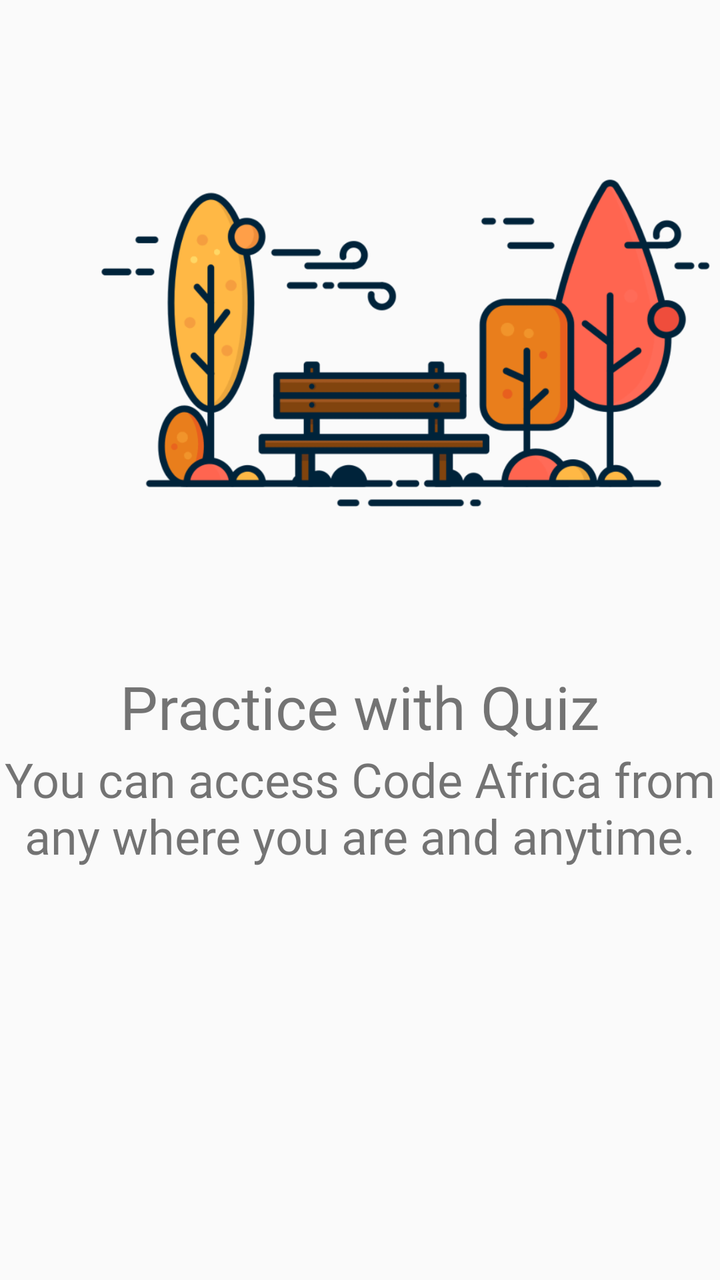
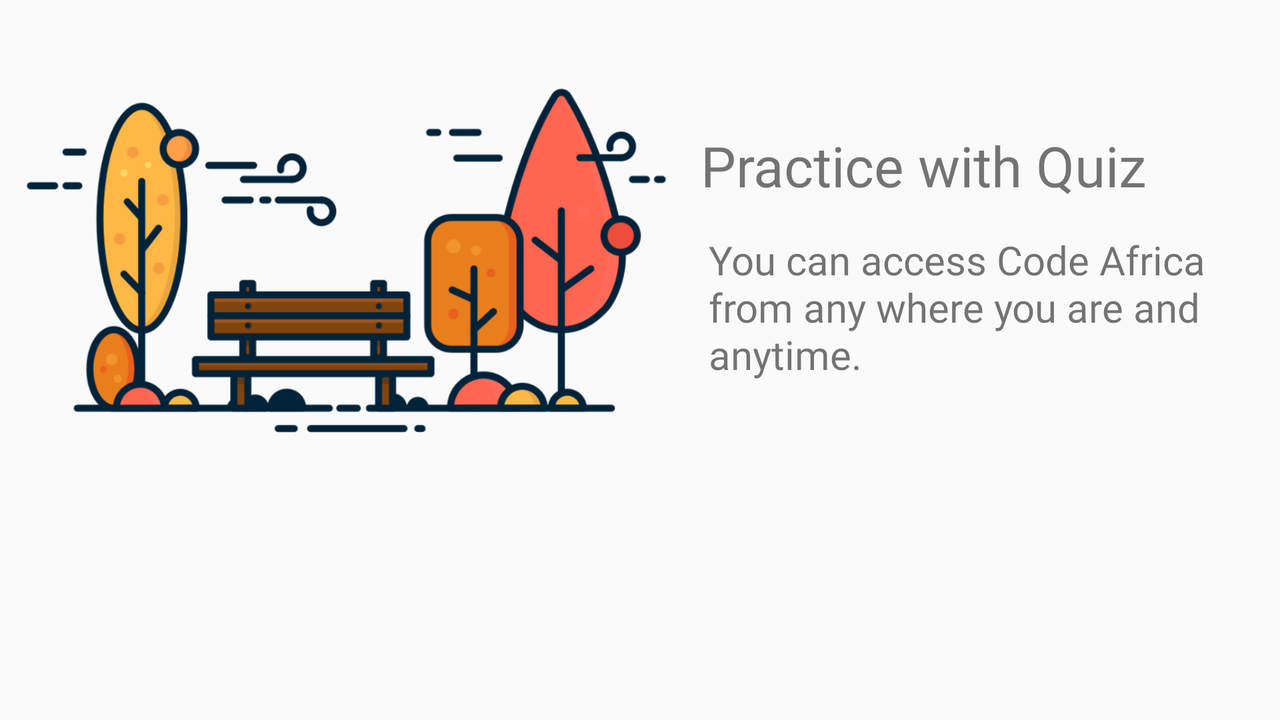

First picture: res/layout/ on a phone held upright. Second picture: the repository's own variant of that layout, on a device whose configuration matches the variant's folder. Source for both follows.
<!-- AndroidManifest.xml: application theme AppTheme -->
<!-- res/layout/slides_layout.xml -->
<?xml version="1.0" encoding="utf-8"?>
<androidx.constraintlayout.widget.ConstraintLayout xmlns:android="http://schemas.android.com/apk/res/android"
    android:layout_width="match_parent"
    android:layout_height="match_parent"
    xmlns:app="http://schemas.android.com/apk/res-auto">

    <ImageView
        android:id="@+id/slider_image"
        android:layout_width="409dp"
        android:layout_height="333dp"
        app:layout_constraintEnd_toEndOf="parent"
        app:layout_constraintHorizontal_bias="0.0"
        app:layout_constraintStart_toStartOf="parent"
        app:layout_constraintTop_toTopOf="parent"
        app:srcCompat="@drawable/anywhere" />

    <TextView
        android:id="@+id/slider_heading"
        android:layout_width="wrap_content"
        android:layout_height="wrap_content"
        android:gravity="center"
        android:text="@string/fourth_slide_title"
        android:textSize="30sp"
        android:fontFamily="@font/brandon_grotesque_black"
        app:layout_constraintEnd_toEndOf="parent"
        app:layout_constraintHorizontal_bias="0.5"
        app:layout_constraintStart_toStartOf="parent"
        app:layout_constraintTop_toBottomOf="@+id/slider_image" />

    <TextView
        android:id="@+id/slider_desc"
        android:layout_width="wrap_content"
        android:layout_height="wrap_content"
        android:gravity="center"
        android:textSize="24sp"
        android:fontFamily="@font/brandon_grotesque_medium_italic"
        android:text="@string/first_slide_desc"
        app:layout_constraintEnd_toEndOf="parent"
        app:layout_constraintHorizontal_bias="0.5"
        app:layout_constraintStart_toStartOf="parent"
        app:layout_constraintTop_toBottomOf="@+id/slider_heading" />

</androidx.constraintlayout.widget.ConstraintLayout>
<!-- resources referenced by this layout -->
<resources>
  <!-- drawable anywhere: png bitmap (drawable, 21594 bytes) -->
  <string name="first_slide_desc">You can access Code Africa from any where you are and anytime.</string>
  <string name="fourth_slide_title">Practice with Quiz</string>
  <style name="AppTheme" parent="Theme.AppCompat.Light.NoActionBar">
          
          <item name="colorPrimary">@color/colorPrimary</item>
          <item name="colorPrimaryDark">@color/colorPrimaryDark</item>
          <item name="colorAccent">@color/colorAccent</item>
      </style>
  <color name="colorPrimary">#FC9272</color>
  <color name="colorPrimaryDark">#FF5B7F</color>
  <color name="colorAccent">#ededed</color>
</resources>
<!-- res/layout-land/slides_layout.xml (the repository's variant of the layout above) -->
<!-- drawn on the phone turned sideways -->
<?xml version="1.0" encoding="utf-8"?>
<androidx.constraintlayout.widget.ConstraintLayout xmlns:android="http://schemas.android.com/apk/res/android"
    xmlns:tools="http://schemas.android.com/tools"
    android:layout_width="match_parent"
    android:layout_height="match_parent"
    xmlns:app="http://schemas.android.com/apk/res-auto">

    <ImageView
        android:id="@+id/slider_image"
        android:layout_width="350dp"
        android:layout_height="250dp"
        android:scaleType="centerCrop"
        app:layout_constraintEnd_toEndOf="parent"
        app:layout_constraintHorizontal_bias="0.0"
        app:layout_constraintStart_toStartOf="parent"
        app:layout_constraintTop_toTopOf="parent"
        app:srcCompat="@drawable/anywhere" />

    <TextView
        android:id="@+id/slider_heading"
        android:layout_width="wrap_content"
        android:layout_height="wrap_content"
        android:layout_marginTop="64dp"
        android:fontFamily="@font/brandon_grotesque_black"
        android:gravity="center"
        android:text="@string/fourth_slide_title"
        android:textSize="28sp"
        app:layout_constraintEnd_toEndOf="parent"
        app:layout_constraintHorizontal_bias="0.0"
        app:layout_constraintStart_toEndOf="@id/slider_image"
        app:layout_constraintTop_toTopOf="parent" />

    <TextView
        android:id="@+id/slider_desc"
        android:layout_width="293dp"
        android:layout_height="wrap_content"
        android:layout_marginTop="10dp"
        android:padding="5dp"
        android:textSize="20sp"
        android:fontFamily="@font/brandon_grotesque_medium_italic"
        android:text="@string/first_slide_desc"
        app:layout_constraintEnd_toEndOf="parent"
        app:layout_constraintHorizontal_bias="0.3"
        app:layout_constraintStart_toEndOf="@id/slider_image"
        app:layout_constraintTop_toBottomOf="@+id/slider_heading" />

</androidx.constraintlayout.widget.ConstraintLayout>
